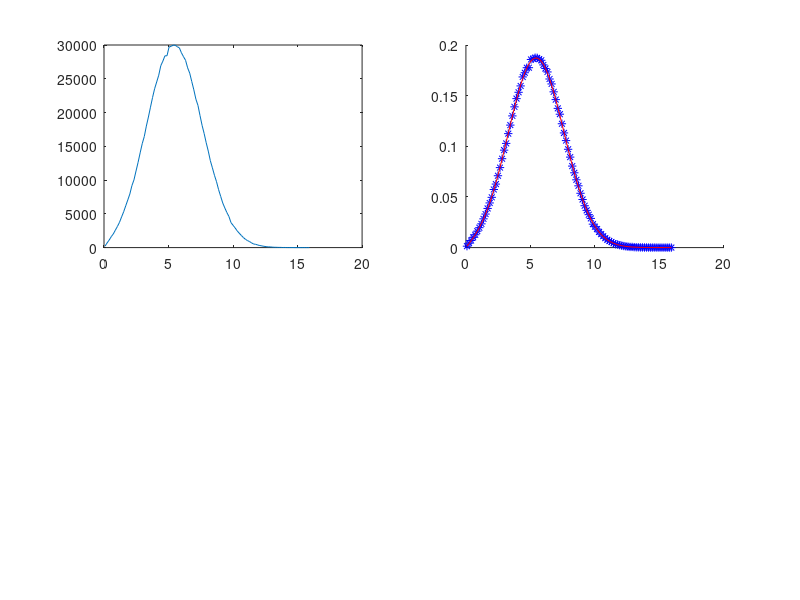

Write the MATLAB code that produced this figure.
%ip
m=input('enter mean :')
N=10^6;
variance=input('enter variance:');
deviation=sqrt(variance);
X=m+deviation*randn(1,N);
Y=deviation*randn(1,N);
r=sqrt((X.^2+Y.^2));
%simulated
[f,x]=hist(r,100);
b=trapz(x,f)%actual area
subplot(2,2,1)
plot(x,f);
%unit area
d=trapz(x,f/b)%unit area
subplot(2,2,2);hold on
plot(x,f/b,'b*');
%theoritical
ss=(x.*m)/variance;
g=(x./variance).*exp(-(x.^2+m^2)./(2*variance)).*besseli(0,ss);
plot(x,g,'r');hold off


